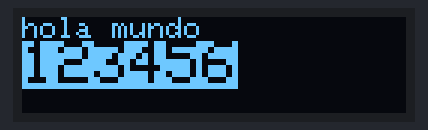
Recording of a sketch running on a simulated Arduino Uno, built with avr-gcc and run on an emulated ATmega328P. Shown: 128×32 one-colour display.

Above: at 0.1 s.
At 3.1 s:
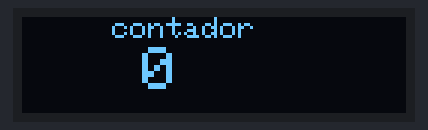
At 4.1 s:
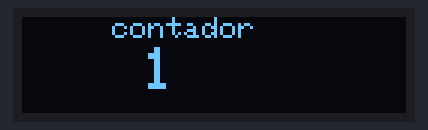
At 5.1 s:
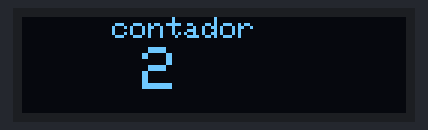
At 7.2 s:
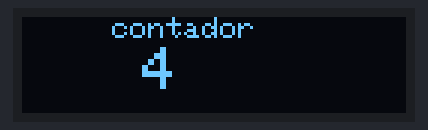
At 12.2 s:
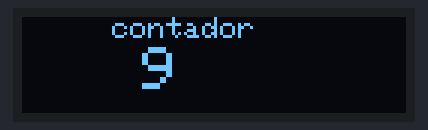

Measured:
- by itself, everything shown: repeats every 10.1 s, in 10 steps
- what the display in image 1 shows lasts 1.0 s, from 3.1 s to 4.1 s

The sketch:

pruebaoled.ino
```cpp
#include <SPI.h>
#include <Wire.h>
#include <Adafruit_GFX.h>
#include <Adafruit_SSD1306.h>

#define SCREEN_WIDTH 128 // OLED display width, in pixels
#define SCREEN_HEIGHT 32 // OLED display height, in pixels

// Declaration for an SSD1306 display connected to I2C (SDA, SCL pins)
// The pins for I2C are defined by the Wire-library.
// On an arduino UNO:       A4(SDA), A5(SCL)
// On an arduino MEGA 2560: 20(SDA), 21(SCL)
// On an arduino LEONARDO:   2(SDA),  3(SCL), ...
#define OLED_RESET     -1 // Reset pin # (or -1 if sharing Arduino reset pin)
#define SCREEN_ADDRESS 0x3C ///< See datasheet for Address; 0x3D for 128x64, 0x3C for 128x32
Adafruit_SSD1306 display(SCREEN_WIDTH, SCREEN_HEIGHT, &Wire, OLED_RESET);

#define NUMFLAKES     10 // Number of snowflakes in the animation example

#define LOGO_HEIGHT   16
#define LOGO_WIDTH    16
void setup() {
  Serial.begin(9600);

  // SSD1306_SWITCHCAPVCC = generate display voltage from 3.3V internally
  if(!display.begin(SSD1306_SWITCHCAPVCC, SCREEN_ADDRESS)) {
    Serial.println(F("SSD1306 allocation failed"));
    for(;;); // Don't proceed, loop forever
  }
  display.clearDisplay();
  display.setTextSize(1);             // Normal 1:1 pixel scale
  display.setTextColor(SSD1306_WHITE);        // Draw white text
  display.setCursor(0,0);             // Start at top-left corner
  display.println("hola mundo");
  display.setTextSize(2);             // Draw 2X-scale text
  display.setTextColor(SSD1306_BLACK, SSD1306_WHITE); // Draw 'inverse' text
  display.println(123456);
  display.display();
  delay(3000);
}

void loop()
 {

for (int i=0;i<10;i++)
  {
    display.clearDisplay();
    display.setTextSize(1);             // Normal 1:1 pixel scale
    display.setTextColor(SSD1306_WHITE);        // Draw white text
    display.setCursor(30,0);             // Start at top-left corner
    display.println("contador");
     display.setTextSize(2);
    display.setCursor(40,10);
    display.println(i);
    display.display();
    delay(1000);
  }
}
```
